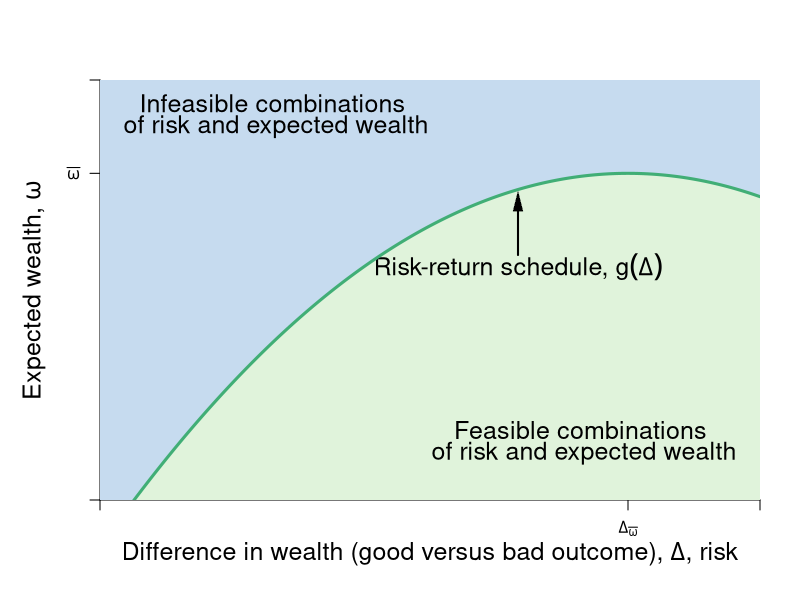

This chart was generated by the following R code:
require(ggplot2)
require(shape)
pdf(file = "risk/risk_return_shaded.pdf", width = 9, height = 7)

#Set parameters for graphics
axislabelsize <- 1.5
labelsize <- 1.2
graphlinewidth <- 3
segmentlinewidth <- 2

COL <- c("#7fc97f", "#beaed4", "#fdc086", "#ffff99", "#386cb0", "#f0027f", "#bf5b17", "#666666")
COLA <- c("#e0f3db", "#99d8c9","#66c2a4","#41ae76", "#238b45", "#005824")
COLB <- c("#c6dbef", "#4eb3d3", "#2b8cbe", "#0868ac","#084081")
COLC <- c("#fcfbfd", "#efedf5", "#dadaeb", "#bcbddc", "#9e9ac8", "#807dba", "#6a51a3", "#54278f", "#3f007d")

par(mar =  c(5, 5, 4, 2))
xlims <- c(0, 15)
ylims <- c(0, 18)

riskreturn <- function(g, int1 = 14, int2 = 4, coeff = 1/3){
  int1 - (int2 - (coeff)*g)^2
}

indiffA <- function(g, intercept = 5.6, slope = 0.125){
  intercept  + slope*g^2
}


#Plot command 
plot(0, 0, xlim = xlims, ylim = ylims, 
     type = "n",
     xlab = expression(paste("")),
     ylab = expression(paste("")), 
     axes = FALSE,
     # xlab = expression(paste("Bob's Payoff, ", u^B)),
     # ylab = expression(paste("Alfredo's Payoff, ", u^A)),
     #xaxt = "n", 
     #yaxt = "n", 
     cex.lab = axislabelsize, 
     bty = "n", 
     xaxs="i", 
     yaxs="i"
)


#Customize ticks and labels for the plot
# ticksy <- seq(ylims[1], ylims[2], 3)
# ylabels <- seq(ylims[1], ylims[2], 3)
# ticksx <- seq(xlims[1], xlims[2], 5)
# xlabels <- seq(xlims[1], xlims[2], 5)
ticksy <- c(0,  riskreturn(g = 12) ,ylims[2])
ylabels <- c(NA, expression(paste(bar(omega) )), NA)
ticksx <- c(0,  12, xlims[2])
xlabels <- c(NA, expression(paste(Delta[bar(omega)])), NA)
axis(1, at = ticksx, pos = 0, labels = xlabels)
axis(2, at = ticksy, pos = 0, labels = ylabels, las = 1)
mtext(expression(paste("Difference in wealth (good versus bad outcome), ", Delta, ", risk")), side = 1, line = 2.5, cex = axislabelsize)
text(xlims[1] - 1.5, ylims[2] - 0.5*(ylims[2] - ylims[1]), expression(paste("Expected wealth, ", omega)), xpd = TRUE, cex = axislabelsize, srt = 90) 


#Draw the polygon for shading the utility areas
xpoly1 <- seq(from = xlims[1], to = xlims[2], length.out = 500)
ypoly1 <- riskreturn(xpoly1)
polygon(x = c(xlims[2], xlims[2], rev(xpoly1), 0),
        y = c(ylims[2], 0, rev(ypoly1), ylims[2]),
        col=COLB[1], density=NULL, border = NA)

xpoly2 <- seq(from = 3*(4 - sqrt(14)), to = xlims[2], length.out = 500)
ypoly2 <- riskreturn(xpoly2)
polygon(x = c(xpoly2[1], xlims[2], rev(xpoly2)),
        y = c(ylims[1], ylims[1], rev(ypoly2)),
        col=COLA[1], density=NULL, border = NA)


text(9.5, 10, expression(paste("Risk-return schedule, ", omega = g(Delta) )), cex = axislabelsize)
Arrows(9.5, 10.5, 9.5, 12.8, col = "black", lty = 1, lwd = 2, arr.type = "triangle", arr.lwd = 0.5)

text(11, 3, expression(paste("Feasible combinations ")), cex = axislabelsize)
text(11, 2, expression(paste("of risk and expected wealth")), cex = axislabelsize)

text(4, 17, expression(paste("Infeasible combinations ")), cex = axislabelsize)
text(4, 16, expression(paste("of risk and expected wealth")), cex = axislabelsize)

npts <- 500 
xx1 <- seq(xlims[1], xlims[2], length.out = npts)
lines(xx1, riskreturn(xx1), col = COLA[4], lwd = graphlinewidth, lty = 1)
#lines(xx1, indiffA(xx1, intercept = 5.6), col = COLB[4], lwd = graphlinewidth, lty = 1)


#Add points a, b, c and c
#points(5.6, 9.5, pch = 16, col = "black", cex = 1.5)



dev.off()
